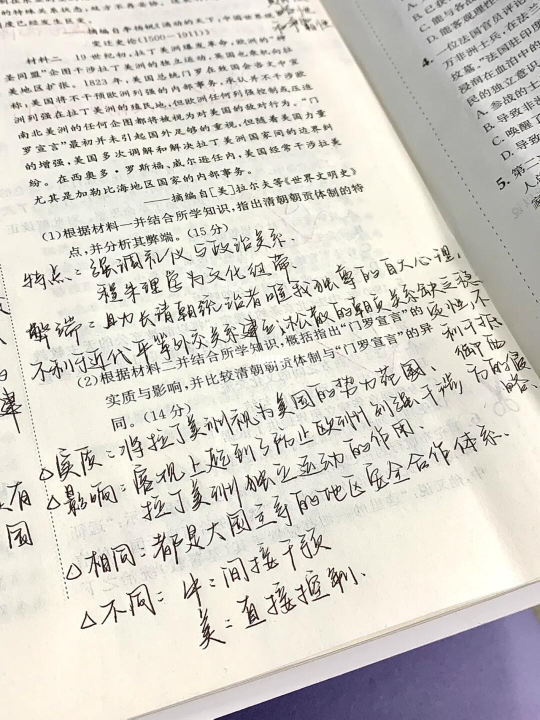
#> input picture day23/课堂代码/day23/zy.jpeg, 1080 x 1439 px (shown at 1/2 size)
$ python '06-透视变换.py'
#> lines starting #> are read from the running program, lines starting #| are printed output that depends on the picture
"""
透视变换：对于透视变换，需要3x3变换矩阵。即使在转换后，直线也将保持直线。
要找到此变换矩阵，您需要在输入图像上有4个点，在输出图像上需要相应的点。
在这四个点中，其中三个不应共线。然后可以通过函数cv2.getPerspectiveTransform找到变换矩阵。
然后将cv2.warpPerspective应用于此3x3转换矩阵。

"""

import cv2
import matplotlib.pyplot as plt
import numpy as np

img = cv2.imread("zy.jpeg")
#> img is the input picture: shape (1439, 1080, 3); mean B, G, R 202.4, 209.7, 212.9
h, w, _ = img.shape
#> h = 1439; w = 1080

# 使用matplotlib显示图像
# plt.imshow(img)
# plt.show()

src = np.float32([
    [0, 160],
    [600, 160],
    [180, 1250],
    [900, 1250]
])

dst = np.float32([
    [0, 0],
    [1080, 0],
    [0, 1439],
    [1080, 1439]
])

# 获取透视变换的矩阵
m = cv2.getPerspectiveTransform(src, dst)
dst_img = cv2.warpPerspective(img, m, (w, h))
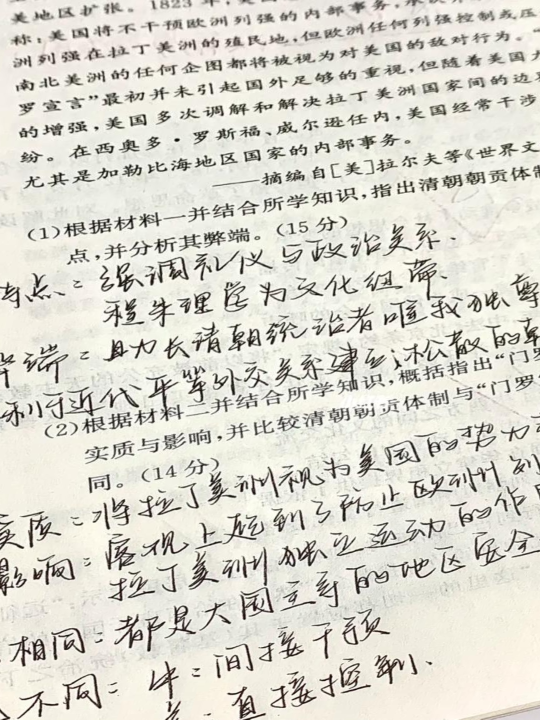
#> dst_img: shape (1439, 1080, 3) (shown at 1/2 size); mean B, G, R 206.3, 215.7, 217.7
cv2.imshow("win", dst_img)
cv2.waitKey(0)
cv2.destroyAllWindows()
